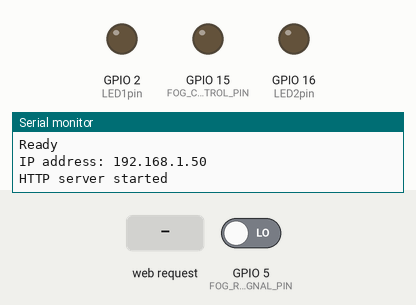
The sketch below on a simulated ESP8266 (NodeMCU). On the bench: output pins drawn as LEDs (lit = HIGH), the last lines printed to the serial monitor. Inputs (shaded band) come from the test bench; at power-on: GPIO 5 (FOG_READY_SIGNAL_PIN) LOW. WiFi joins after 1.5 s; servers stay silent unless stated.

Above: at 2.7 s.
2.8 s: HTTP request GET /led1on received
At 3.9 s:
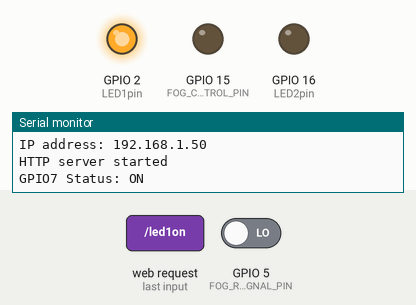
4.3 s: HTTP request GET /led2on received
At 5.0 s:
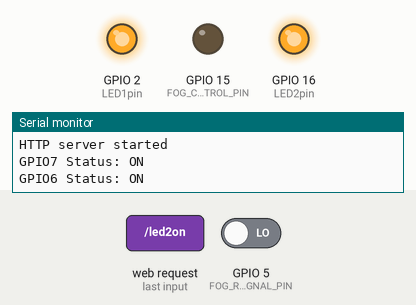
5.8 s: HTTP request GET /led1off received
At 6.2 s:
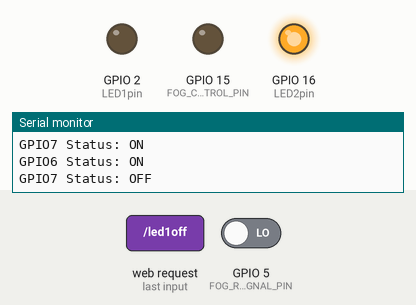
7.3 s: HTTP request GET /start_fog received
At 8.5 s:
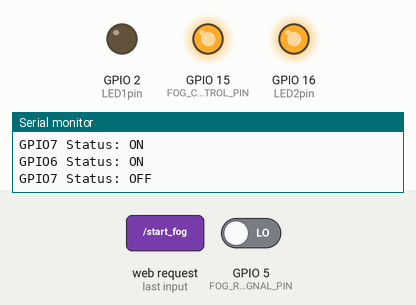
8.8 s: HTTP request GET / received
At 9.7 s:
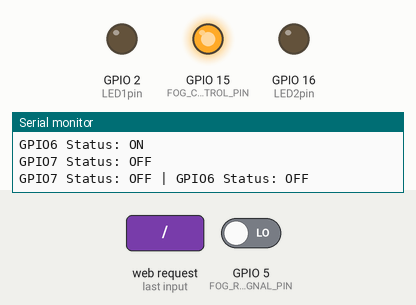
10.3 s: HTTP request GET /stop_fog received
At 10.8 s:
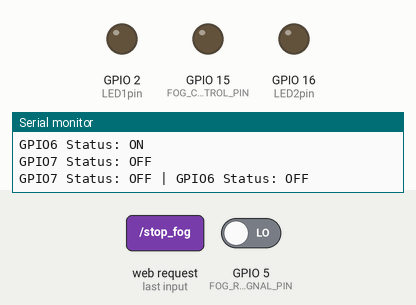
Timing chart, 0 to 12.8 s (numbered marks = the images above; inputs shaded):
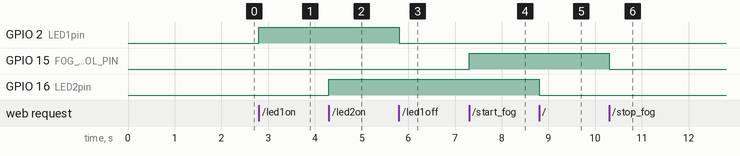

Measured:
- after the input at 2.8 s, GPIO 2 (LED1pin): LOW → HIGH at once
- after the input at 4.3 s, GPIO 16 (LED2pin): LOW → HIGH at once
- after the input at 5.8 s, GPIO 2 (LED1pin): HIGH → LOW at once
- after the input at 7.3 s, GPIO 15 (FOG_CONTROL_PIN): LOW → HIGH at once
- after the input at 8.8 s, GPIO 16 (LED2pin): HIGH → LOW at once
- after the input at 10.3 s, GPIO 15 (FOG_CONTROL_PIN): HIGH → LOW at once

The sketch:

bebelnebel.ino
```cpp
#include <ESP8266WiFi.h>
#include <ESP8266mDNS.h>
#include <WiFiUdp.h>
#include <ArduinoOTA.h>

#include "wifi_setup.h"
#include "ota_setup.h"
#include "webserver.h"

#define FOG_READY_SIGNAL_PIN 5
#define FOG_CONTROL_PIN 15

typedef enum
{
  NOT_READY = -1,
  READY = 0,
  FOGGING = 1
} fog_status_enum;

fog_status_enum fogStatus = NOT_READY;

bool isFogReady();
void startFog();
void stopFog();

void handle_isFogReady();
void handle_startFog();
void handle_stopFog();

void setup()
{
  WiFiSetup::connect();
  OTA::setup();
  WebServer::setup();

  // Add endpoints
  WebServer::server.on("/fog_status", handle_fogStatus);
  WebServer::server.on("/start_fog", handle_startFog);
  WebServer::server.on("/stop_fog", handle_stopFog);

  pinMode(FOG_READY_SIGNAL_PIN, INPUT);
  pinMode(FOG_CONTROL_PIN, OUTPUT);
}

void loop()
{
  OTA::handle();
  WebServer::handle();
}

void handle_fogStatus()
{
  if (fogStatus != FOGGING)
  {
    bool ready = isFogReady();
    if (ready)
    {
      fogStatus = READY;
    }
  }
    char responseBuffer [30];
    sprintf(responseBuffer, "{\"fog_status_code\": %d}", fogStatus);
    WebServer::server.send(200, "application/json", responseBuffer);
}
void handle_startFog()
{
  startFog();
  WebServer::server.send(200, "text/plain", "Started fogging. Enjoy! :D");
}
void handle_stopFog()
{
  stopFog();
  WebServer::server.send(200, "text/plain", "Stopped fogging.");
}

bool isFogReady()
{
  bool fogReady = false;

  const long kMeasurementPeriod_ms = long(
      1 / 50.0 // AC Period in seconds = 1 / AC Frequency in Hz
      * 1000   // seconds to milliseconds
               // = duration of AC period in milliseconds
  );
  unsigned long measurementStart_ms = millis();

  // Measure as long as fogReady != true, don't measure longer than one AC period
  while (!fogReady && ((millis() - measurementStart_ms) < kMeasurementPeriod_ms))
  {
    fogReady = fogReady || !digitalRead(FOG_READY_SIGNAL_PIN); // FOG_READY_SIGNAL is active low
  }

  return fogReady;
}

void startFog()
{
  digitalWrite(FOG_CONTROL_PIN, HIGH);
  fogStatus = FOGGING;
}

void stopFog()
{
  digitalWrite(FOG_CONTROL_PIN, LOW);
  delay(100);
  fogStatus = isFogReady() ? READY : NOT_READY;
}
```

ota_setup.h
```cpp
#include <ESP8266mDNS.h>
#include <WiFiUdp.h>
#include <ArduinoOTA.h>

namespace OTA
{

void setup()
{
    // Port defaults to 8266
    // ArduinoOTA.setPort(8266);

    // Hostname defaults to esp8266-[ChipID]
    // ArduinoOTA.setHostname("myesp8266");

    // No authentication by default
    // ArduinoOTA.setPassword("admin");

    // Password can be set with it's md5 value as well
    // MD5(admin) = 21232f297a57a5a743894a0e4a801fc3
    // ArduinoOTA.setPasswordHash("21232f297a57a5a743894a0e4a801fc3");

    ArduinoOTA.onStart([]() {
        String type;
        if (ArduinoOTA.getCommand() == U_FLASH)
        {
            type = "sketch";
        }
        else
        { // U_FS
            type = "filesystem";
        }

        // NOTE: if updating FS this would be the place to unmount FS using FS.end()
        Serial.println("Start updating " + type);
    });
    ArduinoOTA.onEnd([]() {
        Serial.println("\nEnd");
    });
    ArduinoOTA.onProgress([](unsigned int progress, unsigned int total) {
        Serial.printf("Progress: %u%%\r", (progress / (total / 100)));
    });
    ArduinoOTA.onError([](ota_error_t error) {
        Serial.printf("Error[%u]: ", error);
        if (error == OTA_AUTH_ERROR)
        {
            Serial.println("Auth Failed");
        }
        else if (error == OTA_BEGIN_ERROR)
        {
            Serial.println("Begin Failed");
        }
        else if (error == OTA_CONNECT_ERROR)
        {
            Serial.println("Connect Failed");
        }
        else if (error == OTA_RECEIVE_ERROR)
        {
            Serial.println("Receive Failed");
        }
        else if (error == OTA_END_ERROR)
        {
            Serial.println("End Failed");
        }
    });
    ArduinoOTA.begin();
    Serial.println("Ready");
    Serial.print("IP address: ");
    Serial.println(WiFi.localIP());
} // namespace OTA

void handle()
{
    ArduinoOTA.handle();
}
} // namespace OTA
```

webserver.h
```cpp
#include <ESP8266WebServer.h>

namespace WebServer
{
ESP8266WebServer server(80);

uint8_t LED1pin = 2;
bool LED1status = HIGH;

uint8_t LED2pin = 16;
bool LED2status = HIGH;

void handle_OnConnect();
void handle_led1on();
void handle_led1off();
void handle_led2on();
void handle_led2off();
void handle_NotFound();
void restart_page();
void restart_esp();
String SendHTML(uint8_t led1stat, uint8_t led2stat);
String SendRestartPageHTML();

void setup()
{
    Serial.begin(115200);
    pinMode(LED1pin, OUTPUT);
    pinMode(LED2pin, OUTPUT);

    server.on("/", handle_OnConnect);
    server.on("/led1on", handle_led1on);
    server.on("/led1off", handle_led1off);
    server.on("/led2on", handle_led2on);
    server.on("/led2off", handle_led2off);
    server.on("/restart", restart_page);
    server.on("/restart_esp", restart_esp);
    server.onNotFound(handle_NotFound);

    server.begin();
    Serial.println("HTTP server started");
}
void handle()
{
    server.handleClient();
    if (LED1status)
    {
        digitalWrite(LED1pin, LOW);
    }
    else
    {
        digitalWrite(LED1pin, HIGH);
    }

    if (LED2status)
    {
        digitalWrite(LED2pin, LOW);
    }
    else
    {
        digitalWrite(LED2pin, HIGH);
    }
}

void handle_OnConnect()
{
    LED1status = HIGH;
    LED2status = HIGH;
    Serial.println("GPIO7 Status: OFF | GPIO6 Status: OFF");
    server.send(200, "text/html", SendHTML(LED1status, LED2status));
}

void handle_led1on()
{
    LED1status = LOW;
    Serial.println("GPIO7 Status: ON");
    server.send(200, "text/html", SendHTML(false, LED2status));
}

void handle_led1off()
{
    LED1status = HIGH;
    Serial.println("GPIO7 Status: OFF");
    server.send(200, "text/html", SendHTML(true, LED2status));
}

void handle_led2on()
{
    LED2status = LOW;
    Serial.println("GPIO6 Status: ON");
    server.send(200, "text/html", SendHTML(LED1status, false));
}

void handle_led2off()
{
    LED2status = HIGH;
    Serial.println("GPIO6 Status: OFF");
    server.send(200, "text/html", SendHTML(LED1status, true));
}

void restart_page()
{
    server.send(200, "text/html", SendRestartPageHTML());
}

void restart_esp()
{
    server.send(200, "text/plain", "Restarting ESP8266...");
    delay(2000);
    ESP.restart();
}

void handle_NotFound()
{
    server.send(404, "text/plain", "Not found");
}

String SendHTML(uint8_t led1stat, uint8_t led2stat)
{
    String ptr = "<!DOCTYPE html> <html>\n";
    ptr += "<head><meta name=\"viewport\" content=\"width=device-width, initial-scale=1.0, user-scalable=no\">\n";
    ptr += "<title>LED Control</title>\n";
    ptr += "<style>html { font-family: Helvetica; display: inline-block; margin: 0px auto; text-align: center;}\n";
    ptr += "body{margin-top: 50px;} h1 {color: #444444;margin: 50px auto 30px;} h3 {color: #444444;margin-bottom: 50px;}\n";
    ptr += ".button {display: block;width: 80px;background-color: #1abc9c;border: none;color: white;padding: 13px 30px;text-decoration: none;font-size: 25px;margin: 0px auto 35px;cursor: pointer;border-radius: 4px;}\n";
    ptr += ".button-on {background-color: #1abc9c;}\n";
    ptr += ".button-on:active {background-color: #16a085;}\n";
    ptr += ".button-off {background-color: #34495e;}\n";
    ptr += ".button-off:active {background-color: #2c3e50;}\n";
    ptr += "p {font-size: 14px;color: #888;margin-bottom: 10px;}\n";
    ptr += "</style>\n";
    ptr += "</head>\n";
    ptr += "<body>\n";
    ptr += "<h1>ESP8266 Web Server</h1>\n";
    ptr += "<h2>Using Station (STA) Mode</h2>\n";
    ptr += "<h3>New code can be uploaded over the air (OTA).</h3>\n";
    ptr += "<h3>If you can't find the OTA port in the Arduino IDE, try restarting the ESP8266 by going to '&lt;server_ip&gt;/restart' and clicking the restart button.</h3>";
    ptr += "<h3>You should be able to find the OTA port in your IDE then.</h3>\n";

    if (led1stat == LOW)
    {
        ptr += "<p>LED1 Status: ON</p><a class=\"button button-off\" href=\"/led1off\">OFF</a>\n";
    }
    else
    {
        ptr += "<p>LED1 Status: OFF</p><a class=\"button button-on\" href=\"/led1on\">ON</a>\n";
    }

    if (led2stat == LOW)
    {
        ptr += "<p>LED2 Status: ON</p><a class=\"button button-off\" href=\"/led2off\">OFF</a>\n";
    }
    else
    {
        ptr += "<p>LED2 Status: OFF</p><a class=\"button button-on\" href=\"/led2on\">ON</a>\n";
    }

    ptr += "</body>\n";
    ptr += "</html>\n";
    return ptr;
}

String SendRestartPageHTML()
{
    String ptr = "<!DOCTYPE html> <html>\n";
    ptr += "<head><meta name=\"viewport\" content=\"width=device-width, initial-scale=1.0, user-scalable=no\">\n";
    ptr += "<title>Restart ESP8266</title>\n";
    ptr += "<style>html { font-family: Helvetica; display: inline-block; margin: 0px auto; text-align: center;}\n";
    ptr += "body{margin-top: 50px;} h1 {color: #444444;margin: 50px auto 30px;} h3 {color: #444444;margin-bottom: 50px;}\n";
    ptr += ".button {display: block;width: 80px;background-color: #1abc9c;border: none;color: white;padding: 13px 30px;text-decoration: none;font-size: 25px;margin: 0px auto 35px;cursor: pointer;border-radius: 4px;}\n";
    ptr += ".button-off {background-color: #34495e;}\n";
    ptr += "p {font-size: 14px;color: #888;margin-bottom: 10px;}\n";
    ptr += "</style>\n";
    ptr += "</head>\n";
    ptr += "<body>\n";

    ptr += "<a class=\"button button-off\" href=\"/restart_esp\">Restart</a>\n";

    ptr += "</body>\n";
    ptr += "</html>\n";
    return ptr;
}
} // namespace WebServer
```

wifi_setup.h
```cpp
#include <ESP8266WiFi.h>

namespace WiFiSetup
{

// enter your network credentials here
const char *ssid = "";
const char *password = "";

typedef enum
{
    WIFI_NOT_CONNECTED = 0,
    WIFI_CONNECTED = 1,
} wifi_status_enum;

wifi_status_enum wifi_status = WIFI_NOT_CONNECTED;

void connect()
{
    switch (wifi_status)
    {
    case WIFI_NOT_CONNECTED:
        Serial.begin(115200);
        Serial.println("Booting");
        WiFi.mode(WIFI_STA);
        WiFi.begin(ssid, password);
        while (WiFi.waitForConnectResult() != WL_CONNECTED)
        {
            Serial.println("Connection Failed! Rebooting...");
            delay(5000);
            ESP.restart();
        }
        wifi_status = WIFI_CONNECTED;
        break;
    case WIFI_CONNECTED:
        return;
        break;
    }
}

} // namespace WiFiSetup
```
